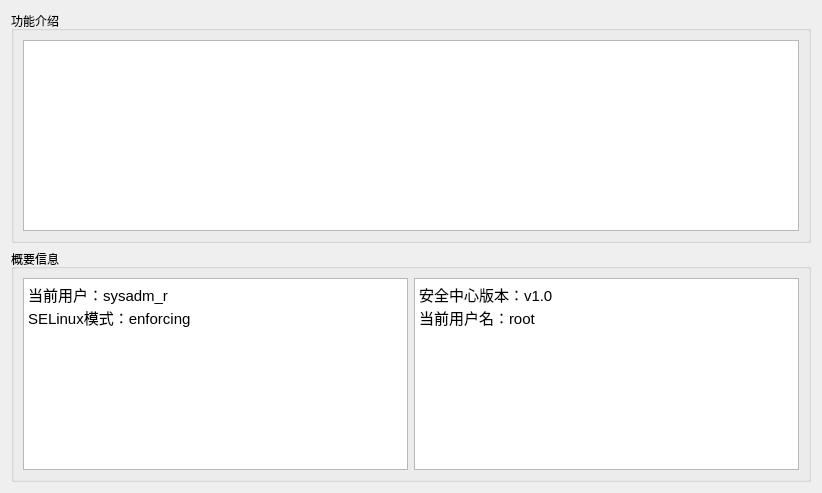
<?xml version="1.0" encoding="UTF-8"?>
<ui version="4.0">
 <class>IndexWidget</class>
 <widget class="QWidget" name="IndexWidget">
  <property name="enabled">
   <bool>true</bool>
  </property>
  <property name="geometry">
   <rect>
    <x>0</x>
    <y>0</y>
    <width>822</width>
    <height>493</height>
   </rect>
  </property>
  <property name="windowTitle">
   <string>Form</string>
  </property>
  <layout class="QVBoxLayout" name="verticalLayout">
   <item>
    <widget class="QGroupBox" name="groupBox">
     <property name="enabled">
      <bool>true</bool>
     </property>
     <property name="title">
      <string>功能介绍</string>
     </property>
     <layout class="QGridLayout" name="gridLayout">
      <item row="0" column="0">
       <widget class="QTextBrowser" name="textBrowser_1">
        <property name="html">
         <string>&lt;!DOCTYPE HTML PUBLIC &quot;-//W3C//DTD HTML 4.0//EN&quot; &quot;http://www.w3.org/TR/REC-html40/strict.dtd&quot;&gt;
&lt;html&gt;&lt;head&gt;&lt;meta name=&quot;qrichtext&quot; content=&quot;1&quot; /&gt;&lt;style type=&quot;text/css&quot;&gt;
p, li { white-space: pre-wrap; }
&lt;/style&gt;&lt;/head&gt;&lt;body style=&quot; font-family:'Cantarell'; font-size:11pt; font-weight:400; font-style:normal;&quot;&gt;
&lt;p style=&quot;-qt-paragraph-type:empty; margin-top:0px; margin-bottom:0px; margin-left:0px; margin-right:0px; -qt-block-indent:0; text-indent:0px;&quot;&gt;&lt;br /&gt;&lt;/p&gt;&lt;/body&gt;&lt;/html&gt;</string>
        </property>
       </widget>
      </item>
     </layout>
    </widget>
   </item>
   <item>
    <widget class="QGroupBox" name="groupBox_2">
     <property name="title">
      <string>概要信息</string>
     </property>
     <layout class="QGridLayout" name="gridLayout_2">
      <item row="0" column="0">
       <widget class="QTextBrowser" name="textBrowser">
        <property name="html">
         <string>&lt;!DOCTYPE HTML PUBLIC &quot;-//W3C//DTD HTML 4.0//EN&quot; &quot;http://www.w3.org/TR/REC-html40/strict.dtd&quot;&gt;
&lt;html&gt;&lt;head&gt;&lt;meta name=&quot;qrichtext&quot; content=&quot;1&quot; /&gt;&lt;style type=&quot;text/css&quot;&gt;
p, li { white-space: pre-wrap; }
&lt;/style&gt;&lt;/head&gt;&lt;body style=&quot; font-family:'Cantarell'; font-size:11pt; font-weight:400; font-style:normal;&quot;&gt;
&lt;p style=&quot; margin-top:0px; margin-bottom:0px; margin-left:0px; margin-right:0px; -qt-block-indent:0; text-indent:0px;&quot;&gt;当前用户：sysadm_r&lt;/p&gt;
&lt;p style=&quot; margin-top:0px; margin-bottom:0px; margin-left:0px; margin-right:0px; -qt-block-indent:0; text-indent:0px;&quot;&gt;SELinux模式：enforcing&lt;/p&gt;&lt;/body&gt;&lt;/html&gt;</string>
        </property>
       </widget>
      </item>
      <item row="0" column="1">
       <widget class="QTextBrowser" name="textBrowser_2">
        <property name="html">
         <string>&lt;!DOCTYPE HTML PUBLIC &quot;-//W3C//DTD HTML 4.0//EN&quot; &quot;http://www.w3.org/TR/REC-html40/strict.dtd&quot;&gt;
&lt;html&gt;&lt;head&gt;&lt;meta name=&quot;qrichtext&quot; content=&quot;1&quot; /&gt;&lt;style type=&quot;text/css&quot;&gt;
p, li { white-space: pre-wrap; }
&lt;/style&gt;&lt;/head&gt;&lt;body style=&quot; font-family:'Cantarell'; font-size:11pt; font-weight:400; font-style:normal;&quot;&gt;
&lt;p style=&quot; margin-top:0px; margin-bottom:0px; margin-left:0px; margin-right:0px; -qt-block-indent:0; text-indent:0px;&quot;&gt;安全中心版本：v1.0&lt;/p&gt;
&lt;p style=&quot; margin-top:0px; margin-bottom:0px; margin-left:0px; margin-right:0px; -qt-block-indent:0; text-indent:0px;&quot;&gt;当前用户名：root&lt;/p&gt;&lt;/body&gt;&lt;/html&gt;</string>
        </property>
       </widget>
      </item>
     </layout>
    </widget>
   </item>
  </layout>
 </widget>
 <resources/>
 <connections/>
</ui>
